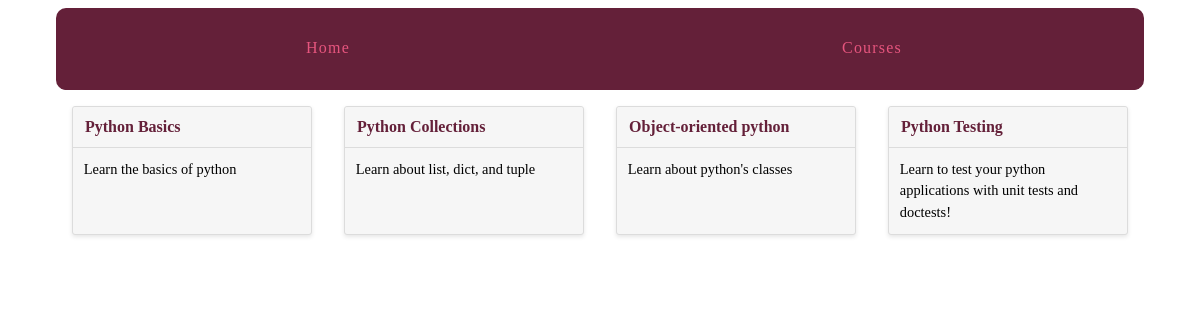
Page /courses/ on the committed database.
### courses/models.py (models this page shows, shortened)
class Course(models.Model):
    created_at =  models.DateTimeField(auto_now_add=True)
    title = models.CharField(max_length=255)
    description = models.TextField()

### courses/views.py (the view)
def course_list(request):
    courses = Course.objects.all()
    return render(request, 'courses/course_list.html', {'courses': courses})

### courses/templates/courses/course_list.html (shortened to what this page needs)
{% extends 'layout.html' %}
{% block content %}
<div class="cards">
  {% for course in courses %}
  <div class="card">
    <header> <a href="{% url 'course' pk=course.pk %}">{{ course.title }}</a></header>
    <div class="card-copy">
      {{ course.description }}
    </div>
  </div>
  {% endfor %}
</div>
{% endblock %}

### assets/css/layout.css (style rules this page uses)
html { box-sizing: border-box; }
*, *::after, *::before { box-sizing: inherit; }
.cards { display: -webkit-box; display: -moz-box; display: box; display: -webkit-flex; display: -moz-flex; display: -ms-flexbox; display: flex; -webkit-box-lines: multiple; -moz-box-lines: multiple; box-lines: multiple; -webkit-flex-wrap: wrap; -moz-flex-wrap: wrap; -ms-flex-wrap: wrap; flex-wrap: wrap; -webkit-box-pack: justify; -moz-box-pack: justify; box-pack: justify; -webkit-justify-content: space-between; -moz-justify-content: space-between; -ms-justify-content: space-between; -o-justify-content: space-between; justify-content: space-between; -ms-flex-pack: justify; }
.card { -webkit-flex-basis: 15em; -moz-flex-basis: 15em; flex-basis: 15em; -ms-flex-preferred-size: 15em; -webkit-flex-grow: 1; -moz-flex-grow: 1; flex-grow: 1; -ms-flex-positive: 1; -webkit-transition: all 0.2s ease-in-out; -moz-transition: all 0.2s ease-in-out; transition: all 0.2s ease-in-out; background-color: #f6f6f6; border-radius: 3px; border: 1px solid gainsboro; box-shadow: 0 2px 4px #e6e6e6; margin: 0 1em 1.5em 1em; position: relative; }
.card header { -webkit-transition: all 0.2s ease-in-out; -moz-transition: all 0.2s ease-in-out; transition: all 0.2s ease-in-out; background-color: #f6f6f6; border-bottom: 1px solid gainsboro; border-radius: 3px 3px 0 0; font-weight: bold; line-height: 1.5em; padding: 0.5em 0.75em; }
.card header a { color: #642039; text-decoration: none; }
.card .card-copy { font-size: 0.9em; line-height: 1.5em; padding: 0.75em 0.75em; }

### rows in the picture
Course: title "Python Basics", description "Learn the basics of python"
Course: title "Python Collections", description "Learn about list, dict, and tuple"
Course: title "Object-oriented python", description "Learn about python's classes"
Course: title "Python Testing", description "Learn to test your python applications with unit tests and doctests!"
